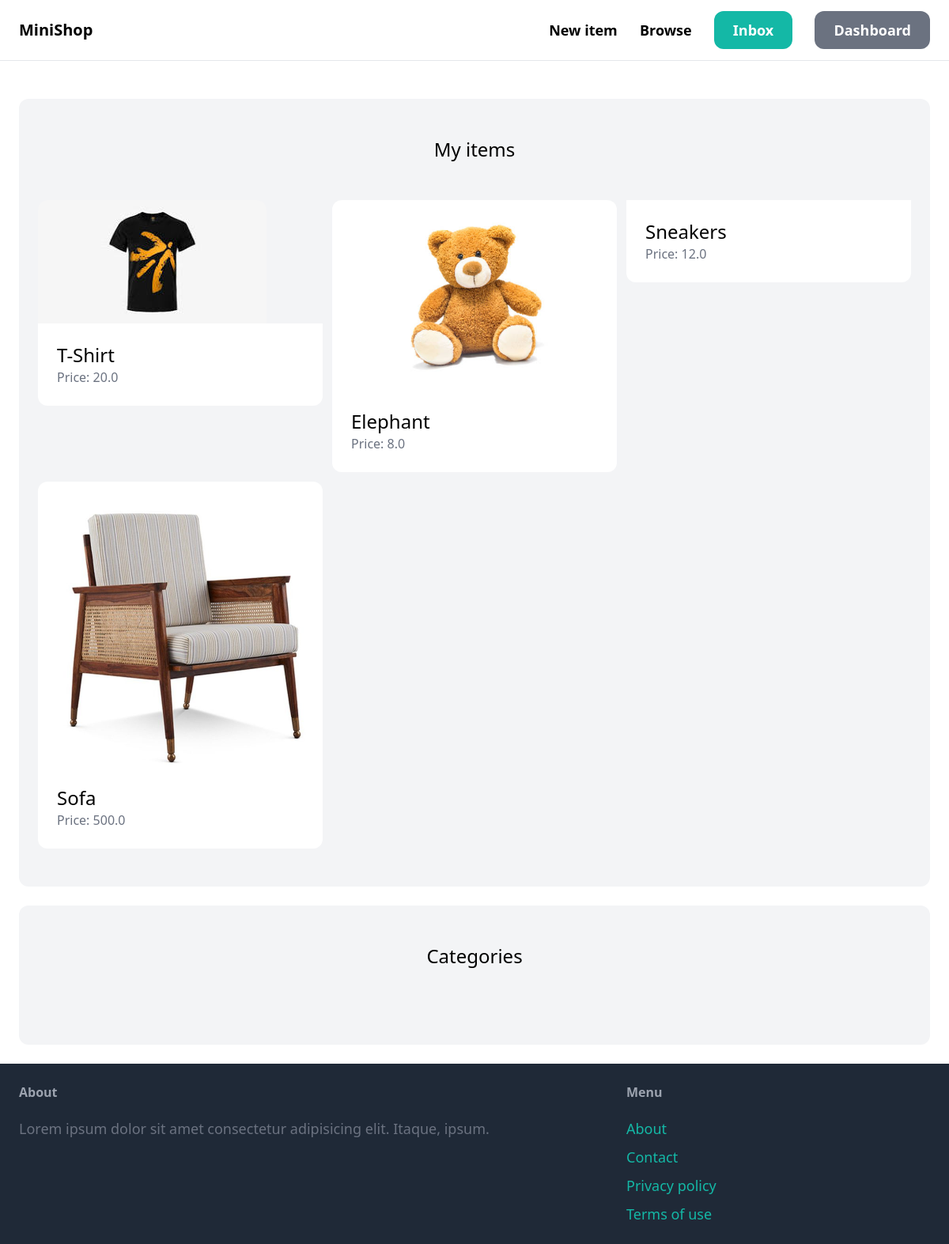
The page /dashboard/ (signed in) on the database its author committed.
### item/models.py (models this page shows, shortened)
class Item(models.Model):
    category = models.ForeignKey(Category, related_name='items', on_delete=models.CASCADE)
    name = models.CharField(max_length=255)
    description = models.TextField(blank=True, null=True)
    price = models.FloatField()
    image = models.ImageField(upload_to='item_images', blank=True, null=True)
    is_sold = models.BooleanField(default=False)
    created_by = models.ForeignKey(User, related_name='items', on_delete=models.CASCADE)
    created_at = models.DateTimeField(auto_now_add=True)

### dashboard/views.py (the view)
# urls.py: path('', views.index, name='name'),
@login_required
def index(request):
    items = Item.objects.filter(created_by=request.user)
    return render(request, 'dashboard/index.html', {
        'items': items,
    })

### dashboard/templates/dashboard/index.html (shortened to what this page needs)
{% extends 'core/base.html' %}
{% block content %}
    <div class="mt-6 px-6 py-12 bg-gray-100 rounded-xl">
        <h2 class="mb-12 text-2xl text-center">My items</h2>
        <div class="grid grid-cols-3 gap-3">
            {% for item in items %}
                <div>
                    <a href="{% url 'item:detail' item.id %}">
                        <div>
                            <img src="{{ item.image.url }}" class="rounded-t-xl" alt="">
                        </div>
                        <div class="p-6 bg-white rounded-b-xl">
                            <h2 class="text-2xl">{{ item.name }}</h2>
                            <p class="text-gray-500">Price: {{ item.price }}</p>
                        </div>
                    </a>
                </div>
            {% endfor %}
        </div>
    </div>
    <div class="mt-6 px-6 py-12 bg-gray-100 rounded-xl">
        <h2 class="mb-12 text-2xl text-center">Categories</h2>
    </div>
{% endblock %}

### rows shown on the page
Item: image (picture), name "T-Shirt", price "20.0"
Item: image (picture), name "Elephant", price "8.0"
Item: name "Sneakers", price "12.0"
Item: image (picture), name "Sofa", price "500.0"
